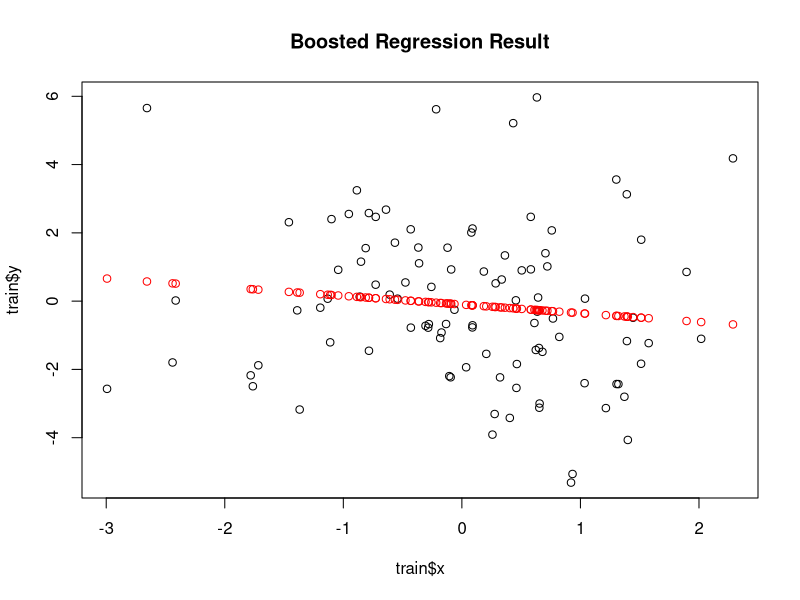

Recreate this plot in R.
## ---- chunk 1
  
  # 3. Understanding Gradient Boosting
  
  # Gradient Boosting is an ensemble machine learning technique that builds predictive models sequentially. Unlike bagging methods that build trees independently in parallel, gradient boosting trains models one after another, where each new tree specifically attempts to minimize the errors (residuals) made by the previous ensemble. It converts a collection of weak learners—typically shallow decision trees—into a single strong learner by iteratively shifting the focus toward instances where the model previously performed poorly.
  
  # In contrast, a Random Forest utilizes the bagging (bootstrap aggregating) approach. In Random Forest, multiple deep, fully grown trees are built independently in parallel using different subsets of the data and features. The final prediction is an average or a majority vote of all trees. While Random Forest reduces variance and is less prone to overfitting, Gradient Boosting focuses on reducing both bias and variance by iteratively refining the prediction, making it generally more accurate but more sensitive to hyperparameter tuning and potential overfitting if not properly regulated.
  
  # 4. Implementation Types for Gradient Boosting
  
  # Gradient boosting implementations vary significantly based on the task objective and the nature of the target variable. The most common implementation is the Gradient Boosting Regressor, which is designed for continuous target variables, minimizing Mean Squared Error (MSE) by fitting the next tree to the residual differences. Another primary type is the Gradient Boosting Classifier, used for categorical targets, which minimizes the log-loss function to predict probabilities for class membership.

#Continuous (Regression): The goal is to minimize a continuous loss function, such as Mean Squared Error (MSE). The algorithm predicts a continuous value. In each iteration, it fits a decision tree to the residuals (the simple numerical difference between the actual value and the previous prediction).

#Binary (Classification): The goal is to minimize a loss function like Log-Loss. The model predicts the log-odds of the target. The residuals are replaced by pseudo-residuals, which represent the gradient of the loss function with respect to the current prediction. These represent how far the current probability is from the true label (0 or 1).

#Categorical (Classification): When you have more than two categories (multi-class), the algorithm typically uses a "One-vs-Rest" strategy or optimizes a multinomial log-loss, building sets of trees for each class to predict the probability distribution across all categories.
  
  # Beyond these basic types, there are optimized implementations such as XGBoost (eXtreme Gradient Boosting), which incorporates regularization terms into the objective function to prevent overfitting and utilizes efficient parallel processing. LightGBM is another variant that uses gradient-based one-side sampling and exclusive feature bundling to speed up training on large datasets. Finally, CatBoost is specifically designed to handle categorical variables automatically by using ordered boosting, which helps in reducing the bias associated with training on categorical data, making it highly robust for datasets with mixed feature types.
  
  # 5. Gradient Boosting Implementation (Gradient Boosting Regressor)
  
  # For this example, we focus on the Gradient Boosting Regressor approach. The implementation steps involve initializing the model with a constant value (usually the mean of the target variable). For each iteration, we calculate the residuals—the difference between the actual target values and the current predicted values. We then fit a weak decision tree model to these residuals. The new tree’s output, scaled by a learning rate (also known as shrinkage), is added to the previous prediction. This process is repeated for a specified number of iterations until the loss function is minimized. This iterative correction is the core mechanism that allows the model to capture complex, non-linear relationships in the data effectively.
  
  # 6. Manual Implementation in R (Without External Packages)

# Generating dummy data
set.seed(42)
train <- data.frame(x = rnorm(100), y = rnorm(100) + 2 * rnorm(100))

# 1. Initialize prediction with the mean of the target
y_pred <- rep(mean(train$y), nrow(train))
learning_rate <- 0.1
n_iterations <- 50

# Use the internal 'stats' package regression (lm) as a weak learner 
# to stay within base R functionality for simplicity.
for(i in 1:n_iterations) {
  # 2. Calculate residuals
  residuals <- train$y - y_pred
  
  # 3. Fit a weak learner to residuals using a linear model
  # A linear model acts as a simple base learner
  model <- lm(residuals ~ x, data = train)
  
  # 4. Update the prediction
  y_pred <- y_pred + (learning_rate * predict(model, train))
}

# The final y_pred contains the boosted predictions.
plot(train$x, train$y, main="Boosted Regression Result")
points(train$x, y_pred, col="red")
